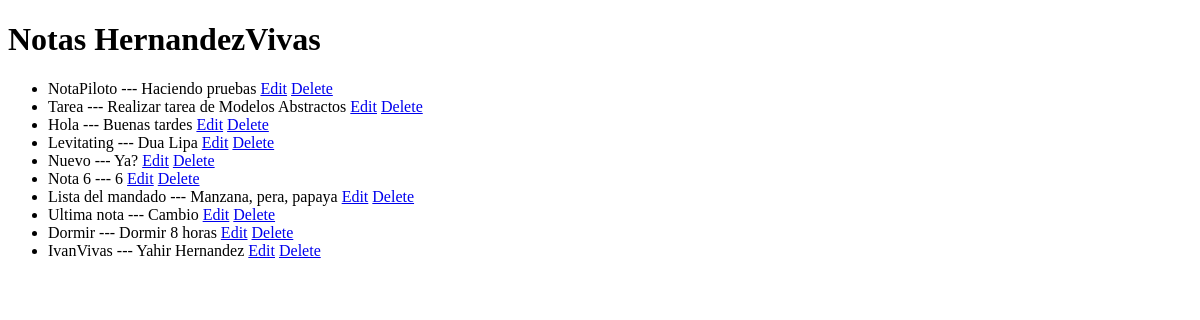
The app's page /notes_HernandezVivas/, older data.
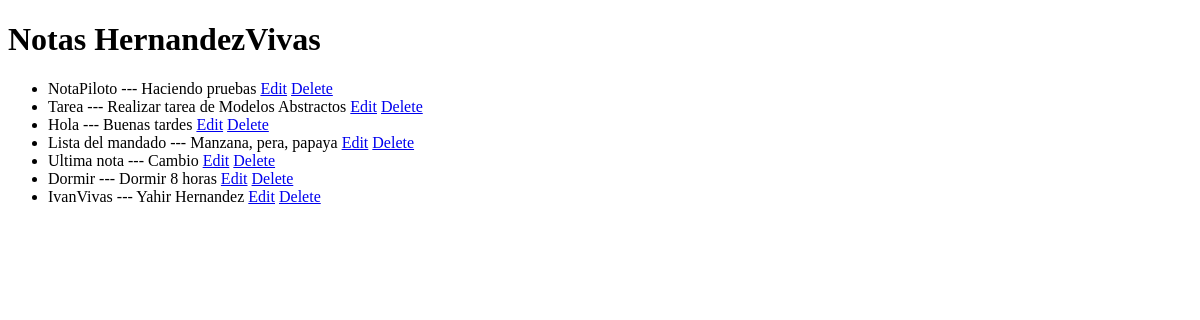
The same page, newer data.
### notes_HernandezVivas/models.py (models this page shows, shortened)
class Note(models.Model):
    user = models.ForeignKey(User, on_delete=models.CASCADE, related_name='notes')
    title = models.CharField(max_length=200)
    content = models.TextField()
    creation_date = models.DateTimeField(auto_now_add=True)

### notes_HernandezVivas/views.py (the view)
# urls.py: path('', HomePageView.as_view(), name='home'),
class HomePageView(ListView):
    template_name = "notes/note_list_HernandezVivas.html"
    model = Note

### templates/notes/note_list_HernandezVivas.html (shortened to what this page needs)
<!DOCTYPE html>
<html lang="en">
<head>
</head>
<body>
    <h1>Notas HernandezVivas</h1>
    <ul>
        {% for nota in object_list %}
            <li> {{ nota.title }} --- {{nota.content}} <a href="{% url 'edit' nota.id %} ">Edit</a> <a href="{% url 'delete' nota.id %}">Delete</a > </li>
        {% endfor %}
    </ul>
</body>
</html>

Row changes from the older to the newer data that the page shows:
removed Note: title "Levitating", content "Dua Lipa"
removed Note: title "Nuevo", content "Ya?"
removed Note: title "Nota 6", content "6"
